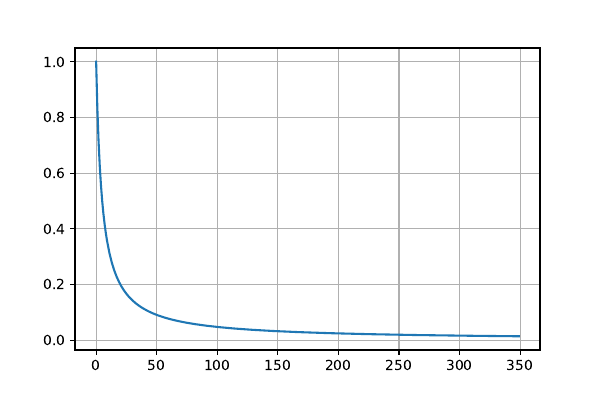

Source code (Python):
t=[k for k in range(0,round(70/0.2))]
tbl=[1/(1+k*0.2) for k in t]
import matplotlib
matplotlib.pyplot.plot(t,tbl)
matplotlib.pyplot.grid()
matplotlib.pyplot.savefig('einfachsterplot.pdf')